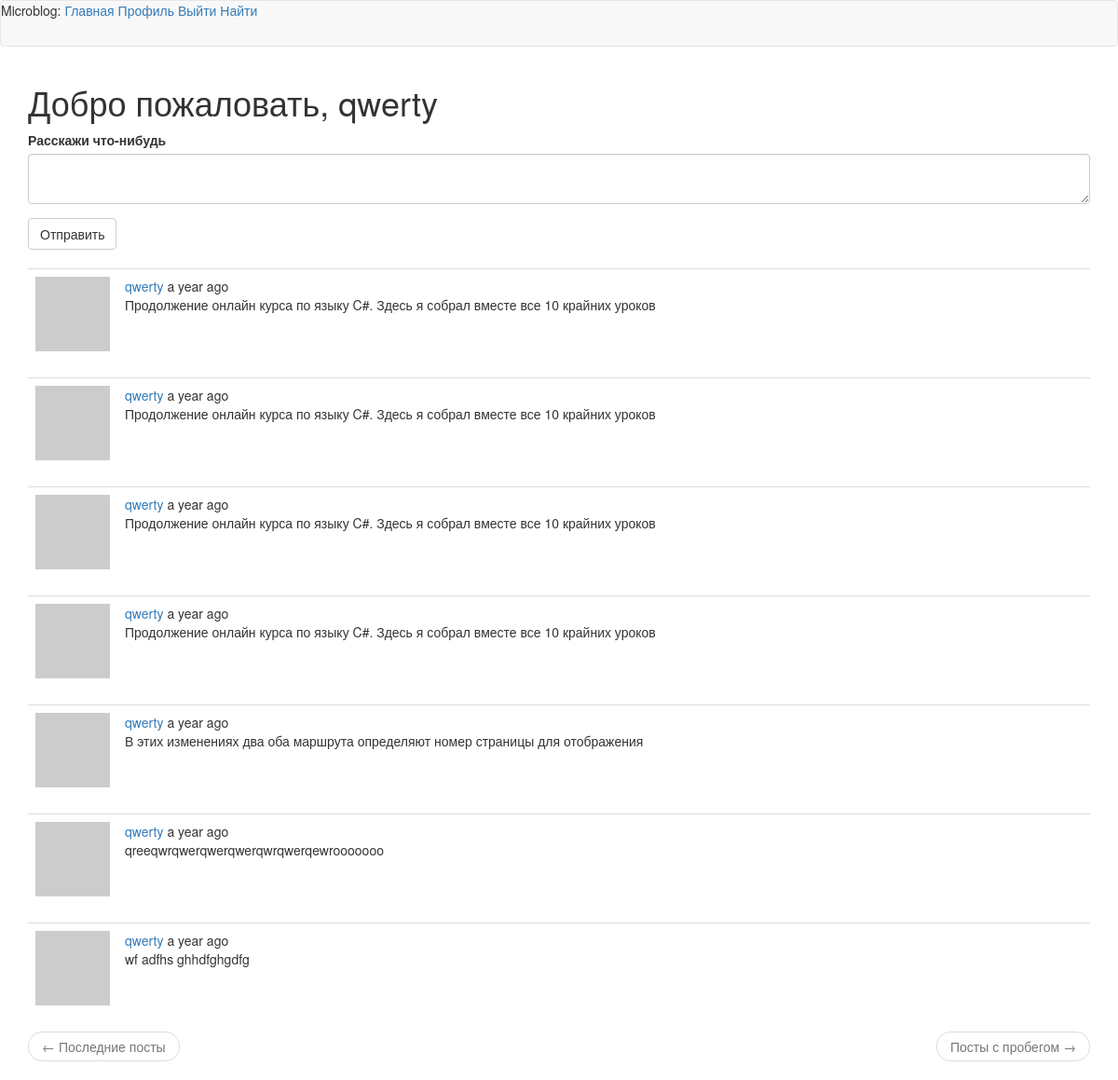
The page /index (signed in) on the database its author committed.
### app/models.py (models this page shows, shortened)
class User(UserMixin, db.Model):
    id = db.Column(db.Integer, primary_key=True)
    username = db.Column(db.String(64), index=True, unique=True)
    email = db.Column(db.String(120), index=True, unique=True)
    password_hash = db.Column(db.String(128))
    posts = db.relationship('Post', backref='author', lazy='dynamic')
    about_me = db.Column(db.String(140))
    last_seen = db.Column(db.DateTime, default = datetime.utcnow)
    followed = db.relationship('User', secondary = followers,
        primaryjoin = (followers.c.follower_id == id),
        secondaryjoin = (followers.c.followed_id == id),
        backref = db.backref('followers', lazy = 'dynamic'), lazy = 'dynamic'
        )
    def avatar(self, size):
        digest = md5(self.email.lower().encode('utf-8')).hexdigest()
        return 'https://www.gravatar.com/avatar/{}?d=identicon&s={}'.format(
            digest, size)
    def followed_post(self):
        followed = Post.query.join(followers, (followers.c.followed_id == Post.user_id)).filter(
            followers.c.follower_id == self.id)
        own = Post.query.filter_by(user_id = self.id)
        return followed.union(own).order_by(Post.timestamp.desc())

class Post(db.Model):
    id = db.Column(db.Integer, primary_key=True)
    body = db.Column(db.String(140))
    timestamp = db.Column(db.DateTime, index=True, default = datetime.utcnow)
    user_id = db.Column(db.Integer, db.ForeignKey('user.id'))

### app/routes.py (the view)
@app.route('/', methods=['GET', 'POST'])
@app.route('/index', methods=['GET', 'POST'])
@login_required
def index():
    form = PostForm()
    if form.validate_on_submit():
        post = Post(body=form.post.data, author=current_user)
        db.session.add(post)
        db.session.commit()
        flash(_('Все круто добавилось!'))
        return redirect(url_for('index'))
    page = request.args.get('page', 1, type=int)
    posts = current_user.followed_post().paginate(page, app.config['POSTS_PER_PAGE'], False)
    next_url = url_for('index', page = posts.next_num) \
        if posts.has_next else None
    prev_url = url_for('index', page = posts.prev_num) \
        if posts.has_prev else None
    return render_template("index.html", title='Домашняя страница', form=form, username=current_user.username,
                           posts=posts.items, next_url = next_url, prev_url = prev_url)

### app/forms.py
class PostForm(FlaskForm):
    post = TextAreaField('Расскажи что-нибудь', validators= [DataRequired(), Length(min = 1, max = 140)])
    submit = SubmitField('Отправить')

### app/models.py (called while the page is built)
@login.user_loader
def load_user(id):
    return User.query.get(int(id))

### app/routes.py (called while the page is built)
@app.before_request
def before_request():
    if current_user.is_authenticated :
        current_user.last_seen = datetime.utcnow()
        db.session.commit()

### app/templates/index.html
{% extends "base.html" %}
{% import 'bootstrap/wtf.html' as wtf %}
{% block app_content %}
    <h1>Добро пожаловать, {{ username }}</h1>
    {% if form %}
    {{ wtf.quick_form(form) }}
    <br>
    {% endif %}
    {% for post in posts %}
        {% include '_post.html' %}
    {% endfor %}
    <nav aria-label="...">
        <ul class="pager">
            <li class="previous{% if not prev_url %} disabled{% endif %}">
                <a href="{{ prev_url or '#' }}">
                    <span aria-hidden="true">&larr;</span> Последние посты
                </a>
            </li>
            <li class="next{% if not next_url %} disabled{% endif %}">
                <a href="{{ next_url or '#' }}">
                    Посты с пробегом <span aria-hidden="true">&rarr;</span>
                </a>
            </li>
        </ul>
    </nav>
{% endblock %}

### app/templates/_post.html
<table class="table table-hover">
    <tr>
        <td width="70px">
            <a href="{{ url_for('user', username=post.author.username) }}">
                <img src="{{ post.author.avatar(70) }}" />
            </a>
        </td>
        <td>
            <a href="{{ url_for('user', username=post.author.username) }}">
                {{ post.author.username }}
            </a>
            {{ _(Написал) }} {{ moment(post.timestamp).fromNow() }}
            <br>
            {{ post.body }}
        </td>
    </tr>
</table>

### rows shown on the page
User: username "qwerty"
Post: author.username "qwerty", timestamp "a year ago", body "Продолжение онлайн курса по языку C#. Здесь я собрал вместе все 10 крайних уроков"
Post: author.username "qwerty", timestamp "a year ago", body "Продолжение онлайн курса по языку C#. Здесь я собрал вместе все 10 крайних уроков"
Post: author.username "qwerty", timestamp "a year ago", body "Продолжение онлайн курса по языку C#. Здесь я собрал вместе все 10 крайних уроков"
Post: author.username "qwerty", timestamp "a year ago", body "Продолжение онлайн курса по языку C#. Здесь я собрал вместе все 10 крайних уроков"
Post: author.username "qwerty", timestamp "a year ago", body "В этих изменениях два оба маршрута определяют номер страницы для отображения"
Post: author.username "qwerty", timestamp "a year ago", body "qreeqwrqwerqwerqwerqwrqwerqewrooooooo"
Post: author.username "qwerty", timestamp "a year ago", body "wf adfhs ghhdfghgdfg"
